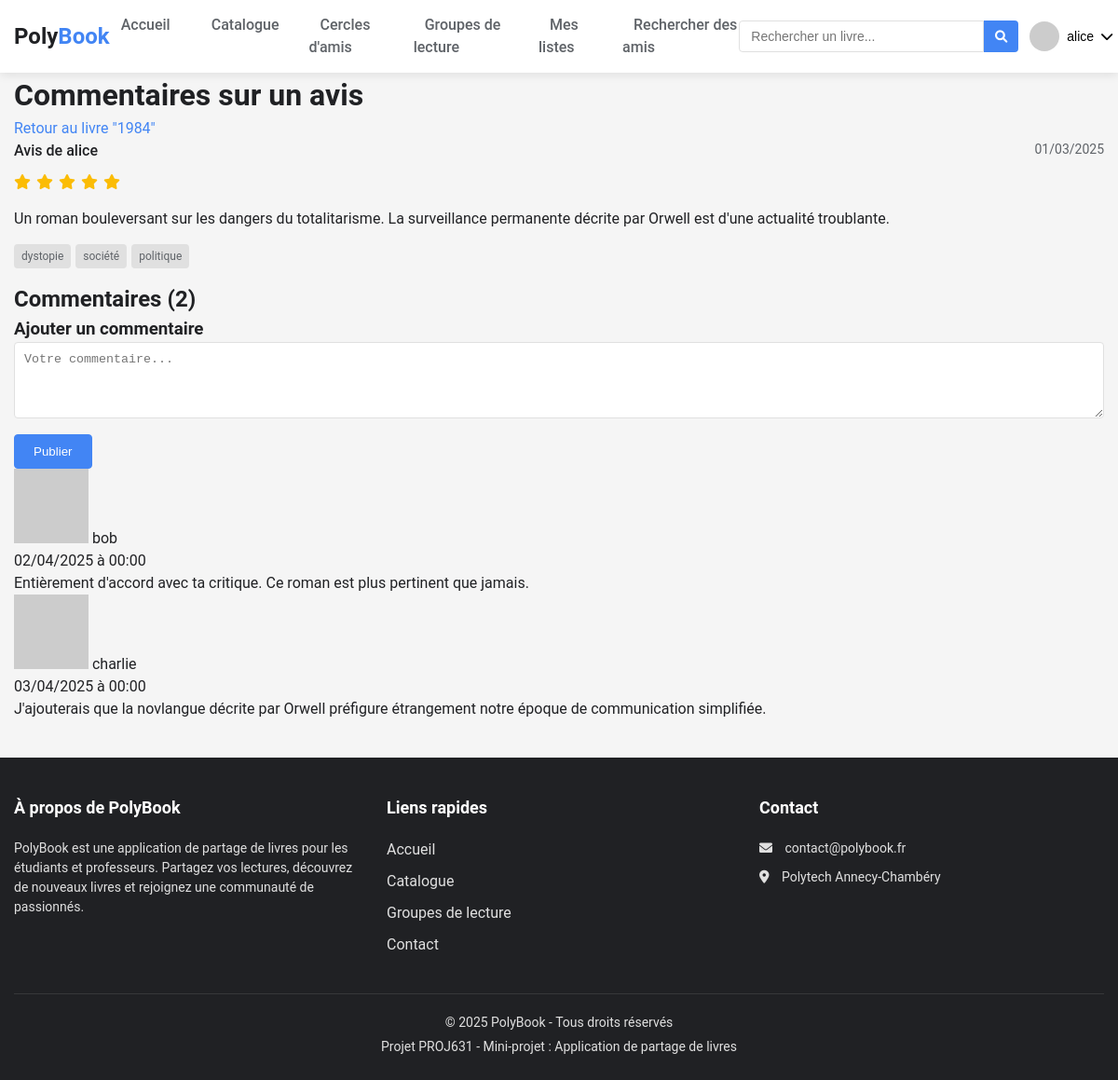
/website/commentaires.php?review=1 (signed in), run on the app's committed database.
### tables this page shows
CREATE TABLE review (
    id INT PRIMARY KEY AUTO_INCREMENT,
    created_at DATE,
    user_id INT,
    book_id INT,
    rating DECIMAL,
    content TEXT,
    contains_spoiler BOOLEAN DEFAULT FALSE,
    tags TEXT
);

CREATE TABLE book (
    id INT PRIMARY KEY AUTO_INCREMENT,
    created_at DATE,
    title TEXT,
    author TEXT,
    isbn TEXT,
    publication_year INT,
    description TEXT,
    language TEXT,
    added_by_user_id INT,
    is_approved BOOLEAN DEFAULT FALSE
);

CREATE TABLE user (
    id INT PRIMARY KEY AUTO_INCREMENT,
    created_at DATE,
    username TEXT,
    email TEXT,
    password TEXT,
    role TEXT,
    grade_id INT,
    resume_id INT
);

CREATE TABLE comment (
    id INT PRIMARY KEY AUTO_INCREMENT,
    created_at DATE,
    user_id INT,
    review_id INT,
    book_id INT,
    content TEXT,
    comment_id INT
);

### website/connexion.php (called while the page is built, shortened)
<?php
function estConnecte() {
    return isset($_SESSION['user_id']);
}
function securiser($donnee) {
    return htmlspecialchars($donnee, ENT_QUOTES, 'UTF-8');
}
?>

### website/commentaires.php (the view, shortened to what this page needs)
<!DOCTYPE html>
<html lang="fr">
<head>
    <link rel="stylesheet" href="styles.css">
    <link rel="stylesheet" href="https://cdnjs.cloudflare.com/ajax/libs/font-awesome/6.0.0/css/all.min.css">
</head>
<body>
    <?php
    require_once 'connexion.php';
    include 'header.php';
    $review_id = intval($_GET['review']);
    $review_sql = "SELECT r.*, u.username as reviewer_name, b.title as book_title, b.id as book_id
                  FROM review r
                  JOIN user u ON r.user_id = u.id
                  JOIN book b ON r.book_id = b.id
                  WHERE r.id = $review_id";
    $review_result = $conn->query($review_sql);
    $review = $review_result->fetch_assoc();
    $comments_sql = "SELECT c.*, u.username, u.email
                    FROM comment c
                    JOIN user u ON c.user_id = u.id
                    WHERE c.review_id = $review_id
                    ORDER BY c.created_at ASC";
    $comments_result = $conn->query($comments_sql);
    ?>
    <main class="container">
        <div class="comments-page">
            <div class="page-header">
                <h1>Commentaires sur un avis</h1>
                <div class="breadcrumbs">
                    <a href="livre.php?id=<?php echo $review['book_id']; ?>">Retour au livre "<?php echo securiser($review['book_title']); ?>"</a>
                </div>
            </div>
            <div class="review-display">
                <div class="review-header">
                    <span class="reviewer">Avis de <?php echo securiser($review['reviewer_name']); ?></span>
                    <span class="review-date"><?php echo date('d/m/Y', strtotime($review['created_at'])); ?></span>
                </div>
                <div class="review-rating">
                    <?php for ($i = 1; $i <= 5; $i++): ?>
                        <i class="fa<?php echo ($i <= $review['rating']) ? 's' : 'r'; ?> fa-star"></i>
                    <?php endfor; ?>
                </div>
                <?php if ($review['contains_spoiler']): ?>
                    <div class="spoiler-alert">
                        <i class="fas fa-exclamation-triangle"></i> Attention : contient des spoilers
                        <button class="show-spoiler">Afficher quand même</button>
                    </div>
                    <div class="review-content hidden">
                        <?php echo nl2br(securiser($review['content'])); ?>
                    </div>
                <?php else: ?>
                    <div class="review-content">
                        <?php echo nl2br(securiser($review['content'])); ?>
                    </div>
                <?php endif; ?>
                <?php if (!empty($review['tags'])): ?>
                    <div class="review-tags">
                        <?php
                        $tags = explode(',', $review['tags']);
                        foreach ($tags as $tag):
                            $tag = trim($tag);
                            if (!empty($tag)):
                        ?>
                            <span class="tag"><?php echo securiser($tag); ?></span>
                        <?php
                            endif;
                        endforeach;
                        ?>
                    </div>
                <?php endif; ?>
            </div>
            <div class="comments-section">
                <h2>Commentaires (<?php echo $comments_result->num_rows; ?>)</h2>
                <?php if (estConnecte()): ?>
                <div class="comment-form-section">
                    <h3>Ajouter un commentaire</h3>
                    <form method="POST" action="" class="comment-form">
                        <textarea name="content" rows="4" placeholder="Votre commentaire..." required></textarea>
                        <button type="submit" name="add_comment" class="btn primary">Publier</button>
                    </form>
                </div>
                <?php else: ?>
                <div class="login-prompt">
                    <a href="connexion_form.php">Connectez-vous</a> pour ajouter un commentaire.
                </div>
                <?php endif; ?>
                <div class="comments-list">
                    <?php if ($comments_result->num_rows > 0): ?>
                        <?php while ($comment = $comments_result->fetch_assoc()): ?>
                            <div class="comment-card">
                                <div class="comment-header">
                                    <div class="commenter-info">
                                        <img src="https://www.gravatar.com/avatar/<?php echo md5(strtolower(trim($comment['email']))); ?>?s=40&d=identicon" alt="Avatar" class="commenter-avatar">
                                        <span class="commenter-name"><?php echo securiser($comment['username']); ?></span>
                                    </div>
                                    <span class="comment-date"><?php echo date('d/m/Y à H:i', strtotime($comment['created_at'])); ?></span>
                                </div>
                                <div class="comment-content">
                                    <?php echo nl2br(securiser($comment['content'])); ?>
                                </div>
                            </div>
                        <?php endwhile; ?>
                    <?php else: ?>
                        <p class="no-comments">Aucun commentaire pour le moment. Soyez le premier à commenter !</p>
                    <?php endif; ?>
                </div>
            </div>
        </div>
    </main>
    <?php include 'footer.php'; ?>
</body>
</html>

### website/styles.css (style rules this page uses)
:root { --primary-color: #4285f4; --primary-dark: #3367d6; --secondary-color: #5f6368; --accent-color: #fbbc05; --success-color: #34a853; --error-color: #ea4335; --info-color: #4285f4; --warning-color: #fbbc05; --light-gray: #f5f5f5; --medium-gray: #e0e0e0; --dark-gray: #5f6368; --white: #ffffff; --black: #202124; --border-radius: 4px; --box-shadow: 0 2px 10px rgba(0, 0, 0, 0.1); --transition: all 0.3s ease; --font-family: 'Roboto', 'Segoe UI', Arial, sans-serif; }
* { margin: 0; padding: 0; box-sizing: border-box; }
body { font-family: var(--font-family); font-size: 16px; line-height: 1.5; color: var(--black); background-color: var(--light-gray); }
a { text-decoration: none; color: var(--primary-color); transition: var(--transition); }
img { max-width: 100%; height: auto; }
.container { max-width: 1200px; margin: 0 auto; padding: 0 15px; }
.btn { display: inline-block; padding: 10px 20px; border-radius: var(--border-radius); font-weight: 500; cursor: pointer; transition: var(--transition); text-align: center; }
.btn.primary { background-color: var(--primary-color); color: var(--white); border: 1px solid var(--primary-color); }
.review-header { display: flex; justify-content: space-between; margin-bottom: 10px; }
.reviewer { font-weight: 500; }
.review-date { font-size: 14px; color: var(--dark-gray); }
.review-rating { margin-bottom: 15px; }
.review-rating i { color: var(--accent-color); margin-right: 2px; }
.review-content { margin-bottom: 15px; }
.review-tags { display: flex; flex-wrap: wrap; gap: 5px; margin-bottom: 15px; }
.tag { background-color: var(--medium-gray); color: var(--dark-gray); padding: 4px 8px; border-radius: var(--border-radius); font-size: 12px; }
.comment-form textarea { width: 100%; padding: 10px; border: 1px solid var(--medium-gray); border-radius: var(--border-radius); margin-bottom: 10px; }

### data on the page
review: book.title "1984", user.username "alice", created_at "01/03/2025", rating 5 (drawn), content "Un roman bouleversant sur les dangers du totalitarisme. La surveillance permanente décrite par Orwell est d'une actualité troublante.", tags "dystopie", tags "société", tags "politique"
comment: user.username "bob", created_at "02/04/2025 à 00:00", content "Entièrement d'accord avec ta critique. Ce roman est plus pertinent que jamais."
comment: user.username "charlie", created_at "03/04/2025 à 00:00", content "J'ajouterais que la novlangue décrite par Orwell préfigure étrangement notre époque de communication simplifiée."

### other printed values
securiser($_SESSION['username']) "alice"
$comments_result->num_rows "2"
